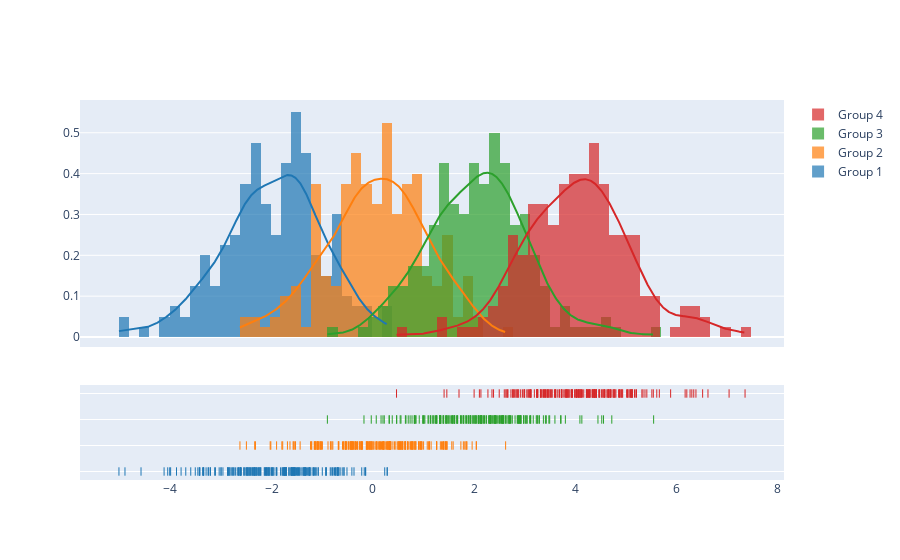

Source (notebook cell):
### Code cell
import plotly.figure_factory as ff

# Add histogram data
x1 = np.random.randn(200) - 2
x2 = np.random.randn(200)
x3 = np.random.randn(200) + 2
x4 = np.random.randn(200) + 4

# Group data together
hist_data = [x1, x2, x3, x4]

group_labels = ['Group 1', 'Group 2', 'Group 3', 'Group 4']

# Create distplot with custom bin_size
fig = ff.create_distplot(hist_data, group_labels, bin_size=.2)
fig.show()

### Figure 1 — Plotly figure (JSON) as saved in the notebook; plotly's stock layout.template omitted (floating-point values rounded to 4 significant figures; data arrays with more than 128 entries replaced by an {"elided": "..."} marker saying what was removed)
{"data": [{"autobinx": false, "histnorm": "probability density", "legendgroup": "Group 1", "marker": {"color": "rgb(31, 119, 180)"}, "name": "Group 1", "opacity": 0.7, "type": "histogram", "x": {"elided": "200 float values"}, "xaxis": "x", "xbins": {"end": 0.282, "size": 0.2, "start": -5.018}, "yaxis": "y"}, {"autobinx": false, "histnorm": "probability density", "legendgroup": "Group 2", "marker": {"color": "rgb(255, 127, 14)"}, "name": "Group 2", "opacity": 0.7, "type": "histogram", "x": {"elided": "200 float values"}, "xaxis": "x", "xbins": {"end": 2.621, "size": 0.2, "start": -2.627}, "yaxis": "y"}, {"autobinx": false, "histnorm": "probability density", "legendgroup": "Group 3", "marker": {"color": "rgb(44, 160, 44)"}, "name": "Group 3", "opacity": 0.7, "type": "histogram", "x": {"elided": "200 float values"}, "xaxis": "x", "xbins": {"end": 5.545, "size": 0.2, "start": -0.8999}, "yaxis": "y"}, {"autobinx": false, "histnorm": "probability density", "legendgroup": "Group 4", "marker": {"color": "rgb(214, 39, 40)"}, "name": "Group 4", "opacity": 0.7, "type": "histogram", "x": {"elided": "200 float values"}, "xaxis": "x", "xbins": {"end": 7.351, "size": 0.2, "start": 0.4657}, "yaxis": "y"}, {"legendgroup": "Group 1", "marker": {"color": "rgb(31, 119, 180)"}, "mode": "lines", "name": "Group 1", "showlegend": false, "type": "scatter", "x": {"elided": "500 float values"}, "xaxis": "x", "y": {"elided": "500 float values"}, "yaxis": "y"}, {"legendgroup": "Group 2", "marker": {"color": "rgb(255, 127, 14)"}, "mode": "lines", "name": "Group 2", "showlegend": false, "type": "scatter", "x": {"elided": "500 float values"}, "xaxis": "x", "y": {"elided": "500 float values"}, "yaxis": "y"}, {"legendgroup": "Group 3", "marker": {"color": "rgb(44, 160, 44)"}, "mode": "lines", "name": "Group 3", "showlegend": false, "type": "scatter", "x": {"elided": "500 float values"}, "xaxis": "x", "y": {"elided": "500 float values"}, "yaxis": "y"}, {"legendgroup": "Group 4", "marker": {"color": "rgb(214, 39, 40)"}, "mode": "lines", "name": "Group 4", "showlegend": false, "type": "scatter", "x": {"elided": "500 float values"}, "xaxis": "x", "y": {"elided": "500 float values"}, "yaxis": "y"}, {"legendgroup": "Group 1", "marker": {"color": "rgb(31, 119, 180)", "symbol": "line-ns-open"}, "mode": "markers", "name": "Group 1", "showlegend": false, "type": "scatter", "x": {"elided": "200 float values"}, "xaxis": "x", "y": {"elided": "200 str values"}, "yaxis": "y2"}, {"legendgroup": "Group 2", "marker": {"color": "rgb(255, 127, 14)", "symbol": "line-ns-open"}, "mode": "markers", "name": "Group 2", "showlegend": false, "type": "scatter", "x": {"elided": "200 float values"}, "xaxis": "x", "y": {"elided": "200 str values"}, "yaxis": "y2"}, {"legendgroup": "Group 3", "marker": {"color": "rgb(44, 160, 44)", "symbol": "line-ns-open"}, "mode": "markers", "name": "Group 3", "showlegend": false, "type": "scatter", "x": {"elided": "200 float values"}, "xaxis": "x", "y": {"elided": "200 str values"}, "yaxis": "y2"}, {"legendgroup": "Group 4", "marker": {"color": "rgb(214, 39, 40)", "symbol": "line-ns-open"}, "mode": "markers", "name": "Group 4", "showlegend": false, "type": "scatter", "x": {"elided": "200 float values"}, "xaxis": "x", "y": {"elided": "200 str values"}, "yaxis": "y2"}], "layout": {"barmode": "overlay", "hovermode": "closest", "legend": {"traceorder": "reversed"}, "xaxis": {"anchor": "y2", "domain": [0.0, 1.0], "zeroline": false}, "yaxis": {"anchor": "free", "domain": [0.35, 1], "position": 0.0}, "yaxis2": {"anchor": "x", "domain": [0, 0.25], "dtick": 1, "showticklabels": false}}}
